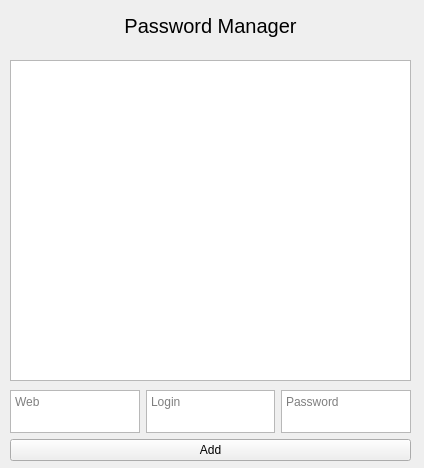
<?xml version="1.0" encoding="UTF-8"?>
<ui version="4.0">
 <class>MainWindow</class>
 <widget class="QMainWindow" name="MainWindow">
  <property name="geometry">
   <rect>
    <x>0</x>
    <y>0</y>
    <width>424</width>
    <height>468</height>
   </rect>
  </property>
  <property name="windowTitle">
   <string>Password Manager</string>
  </property>
  <widget class="QWidget" name="centralwidget">
   <widget class="QTableWidget" name="tableWidget">
    <property name="geometry">
     <rect>
      <x>10</x>
      <y>60</y>
      <width>401</width>
      <height>321</height>
     </rect>
    </property>
   </widget>
   <widget class="QLabel" name="label">
    <property name="geometry">
     <rect>
      <x>0</x>
      <y>0</y>
      <width>421</width>
      <height>51</height>
     </rect>
    </property>
    <property name="font">
     <font>
      <pointsize>15</pointsize>
     </font>
    </property>
    <property name="text">
     <string>Password Manager</string>
    </property>
    <property name="alignment">
     <set>Qt::AlignCenter</set>
    </property>
   </widget>
   <widget class="QWidget" name="verticalLayoutWidget">
    <property name="geometry">
     <rect>
      <x>10</x>
      <y>390</y>
      <width>401</width>
      <height>71</height>
     </rect>
    </property>
    <layout class="QVBoxLayout" name="verticalLayout">
     <item>
      <layout class="QHBoxLayout" name="horizontalLayout">
       <item>
        <widget class="QTextEdit" name="textEdit">
         <property name="focusPolicy">
          <enum>Qt::StrongFocus</enum>
         </property>
         <property name="documentTitle">
          <string/>
         </property>
         <property name="placeholderText">
          <string>Web</string>
         </property>
        </widget>
       </item>
       <item>
        <widget class="QTextEdit" name="textEdit_2">
         <property name="placeholderText">
          <string>Login</string>
         </property>
        </widget>
       </item>
       <item>
        <widget class="QTextEdit" name="textEdit_3">
         <property name="placeholderText">
          <string>Password</string>
         </property>
        </widget>
       </item>
      </layout>
     </item>
     <item>
      <widget class="QPushButton" name="pushButton">
       <property name="text">
        <string>Add</string>
       </property>
      </widget>
     </item>
    </layout>
   </widget>
  </widget>
 </widget>
 <resources/>
 <connections/>
</ui>
